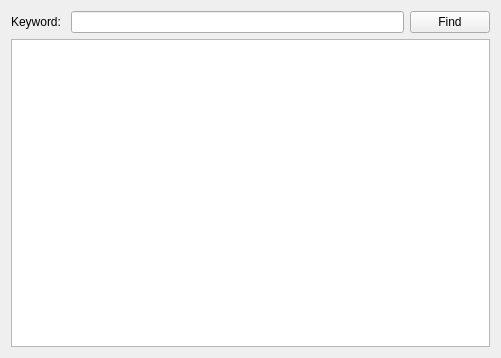
<?xml version="1.0" encoding="UTF-8"?>
<ui version="4.0">
 <class>QtApp</class>
 <widget class="QWidget" name="QtApp">
  <property name="geometry">
   <rect>
    <x>0</x>
    <y>0</y>
    <width>501</width>
    <height>358</height>
   </rect>
  </property>
  <property name="maximumSize">
   <size>
    <width>691</width>
    <height>358</height>
   </size>
  </property>
  <property name="windowTitle">
   <string>QtApp</string>
  </property>
  <layout class="QVBoxLayout" name="verticalLayout">
   <item>
    <layout class="QHBoxLayout" name="horizontalLayout">
     <item>
      <widget class="QLabel" name="label">
       <property name="text">
        <string>Keyword: </string>
       </property>
      </widget>
     </item>
     <item>
      <widget class="QLineEdit" name="lineEdit"/>
     </item>
     <item>
      <widget class="QPushButton" name="findBtn">
       <property name="text">
        <string>Find</string>
       </property>
      </widget>
     </item>
    </layout>
   </item>
   <item>
    <widget class="QTextEdit" name="textEdit"/>
   </item>
  </layout>
 </widget>
 <layoutdefault spacing="6" margin="11"/>
 <resources/>
 <connections/>
</ui>
